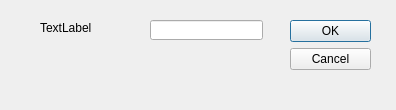
<?xml version="1.0" encoding="UTF-8"?>
<ui version="4.0">
 <class>Dialog</class>
 <widget class="QDialog" name="Dialog">
  <property name="geometry">
   <rect>
    <x>0</x>
    <y>0</y>
    <width>396</width>
    <height>110</height>
   </rect>
  </property>
  <property name="windowTitle">
   <string>Dialog</string>
  </property>
  <widget class="QDialogButtonBox" name="buttonBox">
   <property name="geometry">
    <rect>
     <x>290</x>
     <y>20</y>
     <width>81</width>
     <height>241</height>
    </rect>
   </property>
   <property name="orientation">
    <enum>Qt::Vertical</enum>
   </property>
   <property name="standardButtons">
    <set>QDialogButtonBox::Cancel|QDialogButtonBox::Ok</set>
   </property>
  </widget>
  <widget class="QLineEdit" name="lineEditValue">
   <property name="geometry">
    <rect>
     <x>150</x>
     <y>20</y>
     <width>113</width>
     <height>20</height>
    </rect>
   </property>
  </widget>
  <widget class="QLabel" name="label">
   <property name="geometry">
    <rect>
     <x>40</x>
     <y>20</y>
     <width>101</width>
     <height>16</height>
    </rect>
   </property>
   <property name="text">
    <string>TextLabel</string>
   </property>
  </widget>
 </widget>
 <resources/>
 <connections>
  <connection>
   <sender>buttonBox</sender>
   <signal>accepted()</signal>
   <receiver>Dialog</receiver>
   <slot>accept()</slot>
   <hints>
    <hint type="sourcelabel">
     <x>248</x>
     <y>254</y>
    </hint>
    <hint type="destinationlabel">
     <x>157</x>
     <y>274</y>
    </hint>
   </hints>
  </connection>
  <connection>
   <sender>buttonBox</sender>
   <signal>rejected()</signal>
   <receiver>Dialog</receiver>
   <slot>reject()</slot>
   <hints>
    <hint type="sourcelabel">
     <x>316</x>
     <y>260</y>
    </hint>
    <hint type="destinationlabel">
     <x>286</x>
     <y>274</y>
    </hint>
   </hints>
  </connection>
 </connections>
</ui>
